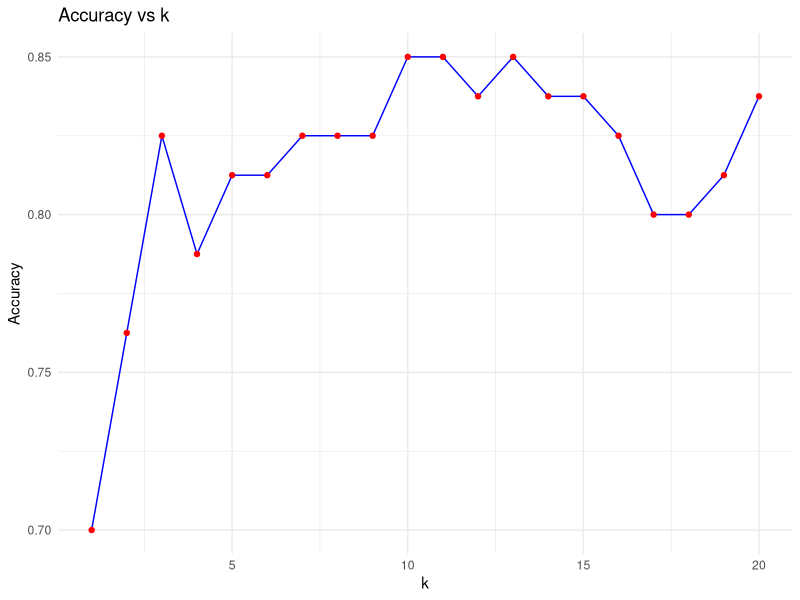

This chart was generated by the following R code:
## ---- chunk 1
library(readr)
library(dplyr)
library(ggplot2)
library(class)
library(caret)



## ---- chunk 2

apprentissage <- read_csv("farms_train.csv")
head(apprentissage)

y <- apprentissage$DIFF

# Sélection seulement des features pertinentes

X <- apprentissage %>% select(R2, R7, R8, R17, R22, R32)  # !!!!!!!!!!!!! a voir 


## ---- chunk 3



set.seed(42)
train <- createDataPartition(y, p = 0.8, list = FALSE) # poiur faire le partitionnement des données en apprentisage et validation 

X_train <- X[train, ]
y_train <- y[train]

X_val <- X[-train, ]
y_val <- y[-train]



## ---- chunk 4

preProcValues <- preProcess(X_train, method = c("center", "scale"))
X_train_scaled <- predict(preProcValues, X_train)
X_val_scaled   <- predict(preProcValues, X_val)
## ---- chunk 5

k <- 15
knn_pred <- knn(
  train = X_train_scaled,  # toutes les lignes du jeu d'apprentissage
  test  = X_val_scaled,    # chaque individu du jeu de validation
  cl    = y_train,         # classes correspondantes des individus d'apprentissage
  k     = k
)
## ---- chunk 6
confusionMatrix(knn_pred, as.factor(y_val))

## ---- chunk 7


# Tester plusieurs k
k_values <- 1:20
results <- data.frame(k = integer(), Accuracy = numeric())

for(k in k_values){
  knn_pred <- knn(train = X_train_scaled,
                  test  = X_val_scaled,
                  cl    = y_train,
                  k     = k)
  
  acc <- sum(knn_pred == y_val) / length(y_val)
  results <- rbind(results, data.frame(k = k, Accuracy = acc))
}

## ---- chunk 8

ggplot(results, aes(x = k, y = Accuracy)) +
  geom_line(color = "blue") +
  geom_point(color = "red") +
  labs(title = "Accuracy vs k", x = "k", y = "Accuracy") +
  theme_minimal()

# Choisir le meilleur k
best_k <- results$k[which.max(results$Accuracy)]
cat("Le meilleur k est :", best_k, "avec une accuracy de :", max(results$Accuracy), "\n")

# Appliquer KNN final avec le meilleur k
knn_pred_final <- knn(train = X_train_scaled,
                      test  = X_val_scaled,
                      cl    = y_train,
                      k     = best_k)


## ---- chunk 9
test <- read_csv("farms_test.csv")
head(test)

X_test <- test %>% select(R2, R7, R8, R17, R22, R32)

X_test_scaled <- predict(preProcValues, X_test)
knn_test_pred <- knn(
  train = X_train_scaled,
  test  = X_test_scaled,
  cl    = y_train,
  k     = best_k
)

submission <- data.frame(
  ID = 1:nrow(test),
  DIFF = knn_test_pred
)

# Vérifier le résultat
head(submission)

write_csv(submission, "soumission_knn.csv")

